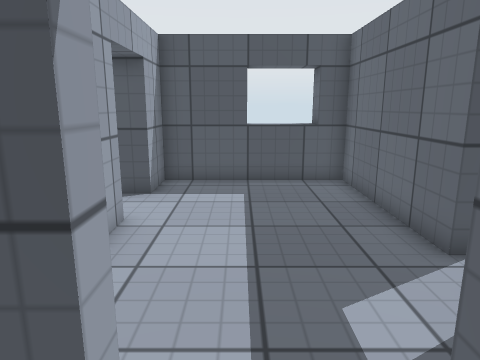
view 1 (above)

14 first-person views from a walk through a scene from a Unity 3-D project. The camera is 1.3 m above the floor, tilts 12° down and sees 70° across. The floor is counted in squares, 0.5 m on a side. Each view is taken from the middle of a square. On the plan, view 1 faces up. The plan holds only what a view shows up to about 20 squares ahead; the rest is blank. The place goes on beyond the plan. Surface patterns are stand-ins for the level's own textures.

view 2
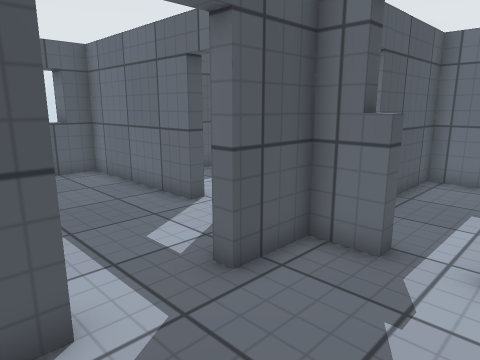

view 3
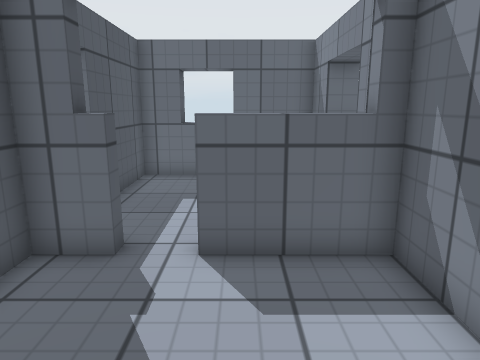

view 4
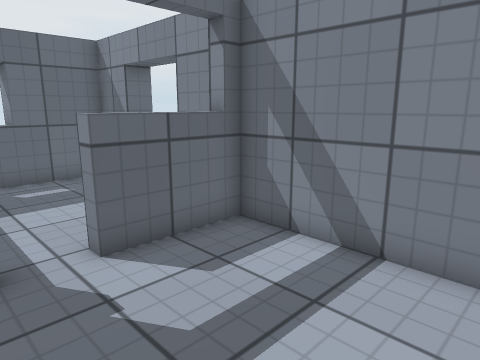

view 5
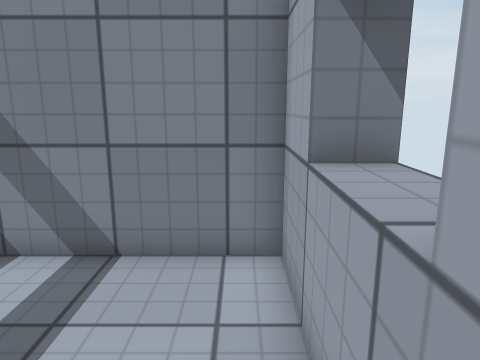

view 6
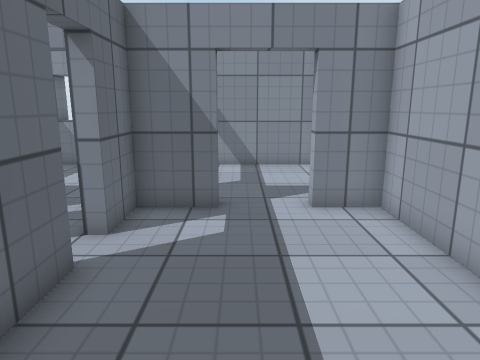

view 7
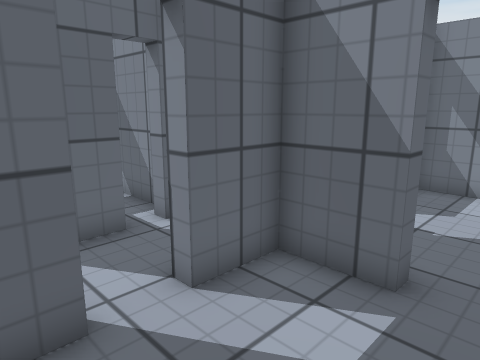

view 8
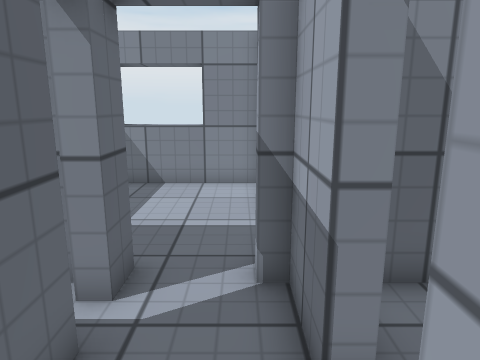

view 9
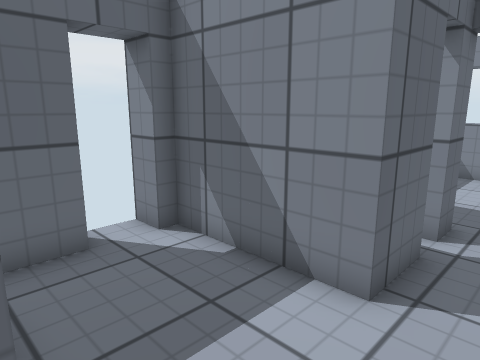

view 10
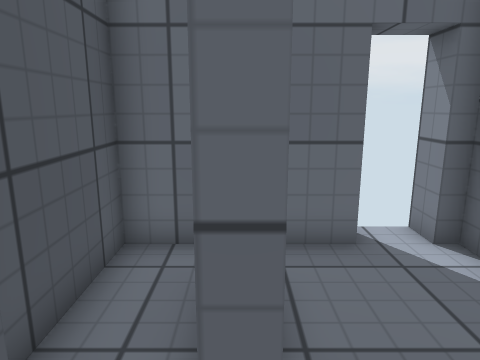

view 11
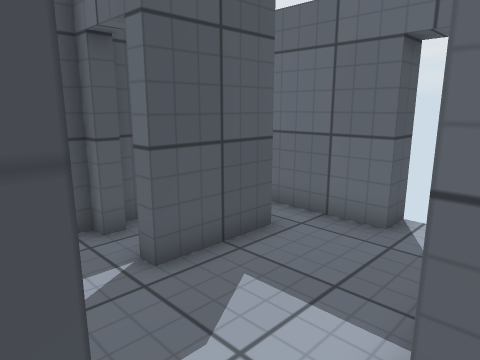

view 12
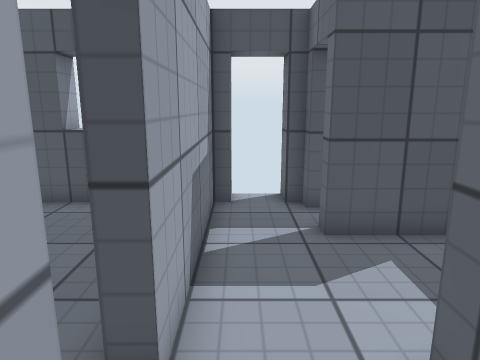

view 13
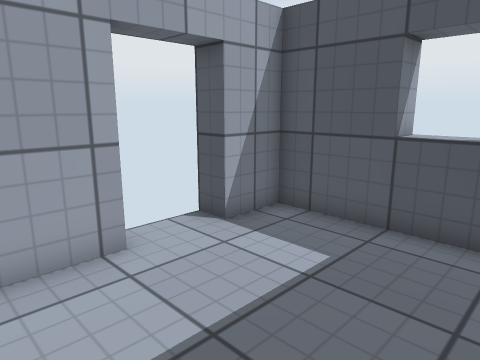

view 14
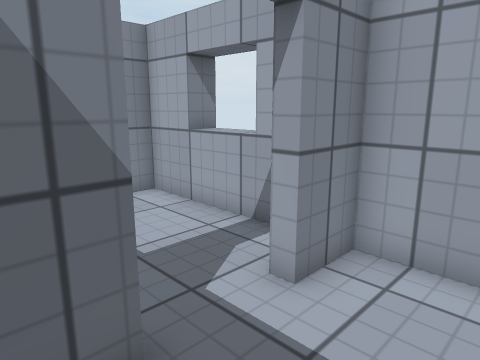

### Floor plan
Ten units are one square. View 1 is at (0, 0); x grows to the right and y downward. Boxes are objects, and circles mark ways between rooms. Rooms are numbered by the first view taken in them; rooms with no view inside come last. Other rooms are left out.
<svg viewBox="-43 -127 172 180">
<path fill="none" stroke="#000" d="M-28 -2 -28 48 37 48 37 13M-9 -23 -9 -17 -16 -17M37 -2 37 -17 16 -17 16 -23M-28 -79 -28 -23 -9 -23M43 -57 37 -57 37 -122 -28 -122 -28 -103 -38 -103M16 -23 37 -23 37 -43 43 -43M99 -97 67 -97M67 -57 112 -57M112 -62 122 -62M43 -94 43 -57M124 -77 112 -77 112 -99M74 -117 67 -117M67 -122 63 -122M67 -97 67 -102M47 -122 43 -122 43 -94M112 -99 112 -122 74 -122M75 -23 99 -23M67 -27 72 -27M43 -43 43 -23 47 -23M47 -23 47 -18M44 48 112 48 112 -18 67 -17 67 -27M67 -36 67 -57"/>
<circle cx="5" cy="-20" r="3" fill="#2a7"/>
<circle cx="40" cy="5" r="3" fill="#2a7"/>
<circle cx="40" cy="-50" r="3" fill="#2a7"/>
<circle cx="100" cy="-100" r="3" fill="#2a7"/>
<circle cx="55" cy="-100" r="3" fill="#2a7"/>
<circle cx="55" cy="-60" r="3" fill="#2a7"/>
<circle cx="55" cy="-20" r="3" fill="#2a7"/>
<circle cx="55" cy="-40" r="3" fill="#2a7"/>
<circle cx="70" cy="-40" r="3" fill="#2a7"/>
<text x="0" y="10">1</text>
<text x="0" y="-70">2</text>
<text x="80" y="-80">3</text>
<text x="70" y="-110">4</text>
<text x="80" y="-30">5</text>
<text x="70" y="10">6</text>
<text x="50" y="-50">7</text>
</svg>
Room 1 opens to room 2. Room 1 opens to room 6. Room 2 opens to room 7. Room 3 opens to room 4. Room 3 opens to room 7. Room 5 opens to room 6. Room 5 opens to room 7.

Where each view was taken, in squares from view 1:
view 1: 0 up, 0 right, facing up
view 2: 2 down, 2 left, facing up-right
view 3: 2 down, 2 left, facing right
view 4: 1 up, 2 left, facing down-right
view 5: 1 up, 2 left, facing down
view 6: 11 up, 1 right, facing down
view 7: 7 up, 0 right, facing down-right
view 8: 7 up, 5 right, facing down
view 9: 10 up, 5 right, facing down-right
view 10: 10 up, 5 right, facing right
view 11: 5 up, 4 right, facing up-right
view 12: 3 up, 5 right, facing up
view 13: 5 up, 3 right, facing up-left
view 14: 5 up, 3 right, facing down-left
